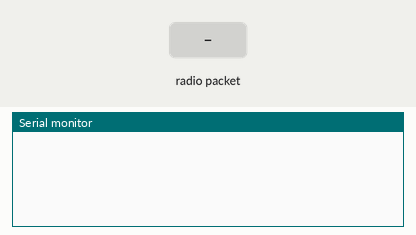
Recording of a sketch running on a simulated Arduino Uno, built with avr-gcc and run on an emulated ATmega328P. Shown: the last lines printed to the serial monitor. The inputs (shaded band) are chosen by the test bench. No radio packets arrive unless stated.

Above: at 1.2 s.
1.3 s: radio packet "1" arrives
At 1.9 s:
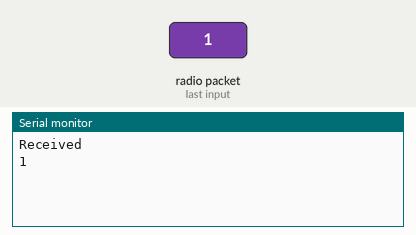
2.8 s: radio packet "0" arrives
At 4.0 s:
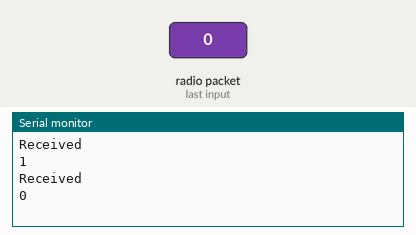
4.3 s: radio packet "2" arrives
At 5.4 s:
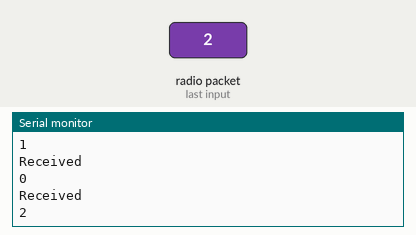

The sketch:

Reveiver_module_2.0.ino
```cpp
#include <SPI.h>
#include <nRF24L01.h>
#include <RF24.h>

RF24 radio(9,10); // CE, CSN

const byte address[6] = "00001";

void setup() {
  Serial.begin(9600);
  radio.begin();
  radio.openReadingPipe(0, address);
  radio.setPALevel(RF24_PA_MIN);
  radio.startListening();
}

void loop() {
  if (radio.available()) {
    Serial.println("Received");
    char text[32] = "";
    radio.read(&text, sizeof(text));
    Serial.println(text);
  }
  //delay(1000);
  //Serial.println("Hello World");
}
```

Measured:
- after the input at 1.3 s, the serial monitor: prints a new line at once (image 1)
- after the input at 2.8 s, the serial monitor: prints a new line at once (image 2)
- after the input at 4.3 s, the serial monitor: prints a new line at once (image 3)
